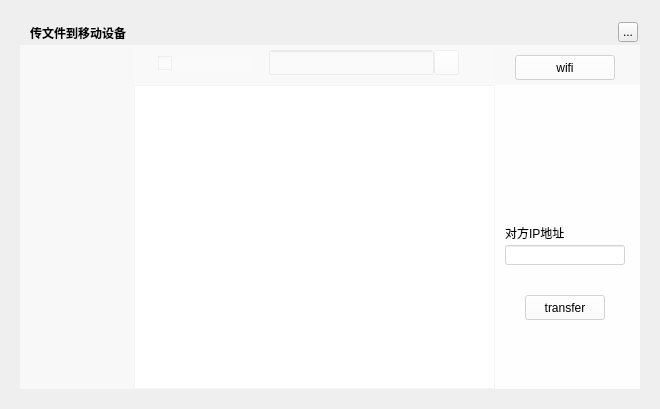
<?xml version="1.0" encoding="UTF-8"?>
<ui version="4.0">
 <class>MusicConnectTransferWidget</class>
 <widget class="QWidget" name="MusicConnectTransferWidget">
  <property name="geometry">
   <rect>
    <x>0</x>
    <y>0</y>
    <width>660</width>
    <height>409</height>
   </rect>
  </property>
  <property name="windowTitle">
   <string>传文件到移动设备</string>
  </property>
  <widget class="QLabel" name="background">
   <property name="geometry">
    <rect>
     <x>20</x>
     <y>20</y>
     <width>620</width>
     <height>369</height>
    </rect>
   </property>
   <property name="text">
    <string/>
   </property>
  </widget>
  <widget class="QLabel" name="topTitleName">
   <property name="geometry">
    <rect>
     <x>30</x>
     <y>20</y>
     <width>171</width>
     <height>25</height>
    </rect>
   </property>
   <property name="styleSheet">
    <string notr="true">color:&quot;#FFFFFF&quot;;font-weight:bold</string>
   </property>
   <property name="text">
    <string>传文件到移动设备</string>
   </property>
  </widget>
  <widget class="QToolButton" name="topTitleCloseButton">
   <property name="geometry">
    <rect>
     <x>618</x>
     <y>22</y>
     <width>20</width>
     <height>20</height>
    </rect>
   </property>
   <property name="text">
    <string>...</string>
   </property>
  </widget>
  <widget class="QWidget" name="backgroundMask" native="true">
   <property name="geometry">
    <rect>
     <x>20</x>
     <y>45</y>
     <width>620</width>
     <height>344</height>
    </rect>
   </property>
   <property name="styleSheet">
    <string notr="true">QWidget{background:rgba(255,255,255,150);}
QLabel{background:transparent;}</string>
   </property>
   <widget class="QWidget" name="playListWidget" native="true">
    <property name="geometry">
     <rect>
      <x>114</x>
      <y>0</y>
      <width>361</width>
      <height>344</height>
     </rect>
    </property>
    <property name="styleSheet">
     <string notr="true">background:rgba(255,255,255,50)</string>
    </property>
    <widget class="QLineEdit" name="searchLineEdit">
     <property name="geometry">
      <rect>
       <x>135</x>
       <y>5</y>
       <width>165</width>
       <height>25</height>
      </rect>
     </property>
    </widget>
    <widget class="QCheckBox" name="allSelectedcheckBox">
     <property name="geometry">
      <rect>
       <x>24</x>
       <y>10</y>
       <width>95</width>
       <height>16</height>
      </rect>
     </property>
    </widget>
    <widget class="QPushButton" name="searchLineLabel">
     <property name="geometry">
      <rect>
       <x>300</x>
       <y>5</y>
       <width>25</width>
       <height>25</height>
      </rect>
     </property>
     <property name="cursor">
      <cursorShape>PointingHandCursor</cursorShape>
     </property>
     <property name="styleSheet">
      <string notr="true">border-image: url(:/tiny/btn_search_main_hover);</string>
     </property>
     <property name="iconSize">
      <size>
       <width>25</width>
       <height>25</height>
      </size>
     </property>
    </widget>
    <widget class="MusicConnectTransferTableWidget" name="playListTableWidget">
     <property name="geometry">
      <rect>
       <x>0</x>
       <y>40</y>
       <width>361</width>
       <height>304</height>
      </rect>
     </property>
    </widget>
    <widget class="QLabel" name="functionBottomLabel">
     <property name="geometry">
      <rect>
       <x>0</x>
       <y>40</y>
       <width>361</width>
       <height>304</height>
      </rect>
     </property>
     <property name="styleSheet">
      <string notr="true">background:rgb(255,255,255)</string>
     </property>
    </widget>
    <zorder>searchLineEdit</zorder>
    <zorder>allSelectedcheckBox</zorder>
    <zorder>searchLineLabel</zorder>
    <zorder>functionBottomLabel</zorder>
    <zorder>playListTableWidget</zorder>
   </widget>
   <widget class="QStackedWidget" name="stackedWidget">
    <property name="geometry">
     <rect>
      <x>475</x>
      <y>40</y>
      <width>145</width>
      <height>304</height>
     </rect>
    </property>
    <property name="currentIndex">
     <number>1</number>
    </property>
    <widget class="QWidget" name="mobileModeWidget">
     <widget class="QLabel" name="iconUSBLabel">
      <property name="geometry">
       <rect>
        <x>35</x>
        <y>50</y>
        <width>72</width>
        <height>72</height>
       </rect>
      </property>
      <property name="pixmap">
       <pixmap resource="../../../TTKQrc/MusicPlayer.qrc">:/toolSets/lb_mobile_usb</pixmap>
      </property>
     </widget>
     <widget class="QLabel" name="textUSBLabel">
      <property name="geometry">
       <rect>
        <x>25</x>
        <y>120</y>
        <width>95</width>
        <height>25</height>
       </rect>
      </property>
      <property name="alignment">
       <set>Qt::AlignCenter</set>
      </property>
     </widget>
     <widget class="QPushButton" name="transferUSBButton">
      <property name="geometry">
       <rect>
        <x>30</x>
        <y>210</y>
        <width>80</width>
        <height>25</height>
       </rect>
      </property>
      <property name="text">
       <string>transfer</string>
      </property>
     </widget>
     <widget class="QPushButton" name="reflashUSBButton">
      <property name="geometry">
       <rect>
        <x>30</x>
        <y>170</y>
        <width>80</width>
        <height>25</height>
       </rect>
      </property>
      <property name="text">
       <string>reflash</string>
      </property>
     </widget>
    </widget>
    <widget class="QWidget" name="wifiModeWidget">
     <widget class="QLabel" name="iconWIFILabel">
      <property name="geometry">
       <rect>
        <x>35</x>
        <y>50</y>
        <width>72</width>
        <height>72</height>
       </rect>
      </property>
      <property name="pixmap">
       <pixmap resource="../../../TTKQrc/MusicPlayer.qrc">:/toolSets/lb_mobile_wifi</pixmap>
      </property>
     </widget>
     <widget class="QPushButton" name="transferWIFIButton">
      <property name="geometry">
       <rect>
        <x>30</x>
        <y>210</y>
        <width>80</width>
        <height>25</height>
       </rect>
      </property>
      <property name="text">
       <string>transfer</string>
      </property>
     </widget>
     <widget class="QLabel" name="WIFILabel">
      <property name="geometry">
       <rect>
        <x>10</x>
        <y>140</y>
        <width>120</width>
        <height>15</height>
       </rect>
      </property>
      <property name="text">
       <string>对方IP地址</string>
      </property>
     </widget>
     <widget class="QLineEdit" name="lineWIFIEdit">
      <property name="geometry">
       <rect>
        <x>10</x>
        <y>160</y>
        <width>120</width>
        <height>20</height>
       </rect>
      </property>
     </widget>
    </widget>
   </widget>
   <widget class="QPushButton" name="switchButton">
    <property name="geometry">
     <rect>
      <x>495</x>
      <y>10</y>
      <width>100</width>
      <height>25</height>
     </rect>
    </property>
    <property name="text">
     <string>wifi</string>
    </property>
   </widget>
  </widget>
  <zorder>background</zorder>
  <zorder>backgroundMask</zorder>
  <zorder>topTitleName</zorder>
  <zorder>topTitleCloseButton</zorder>
 </widget>
 <customwidgets>
  <customwidget>
   <class>MusicConnectTransferTableWidget</class>
   <extends>QTableWidget</extends>
   <header>musicconnecttransfertablewidget.h</header>
  </customwidget>
 </customwidgets>
 <resources>
  <include location="../../../TTKQrc/MusicPlayer.qrc"/>
 </resources>
 <connections/>
</ui>
